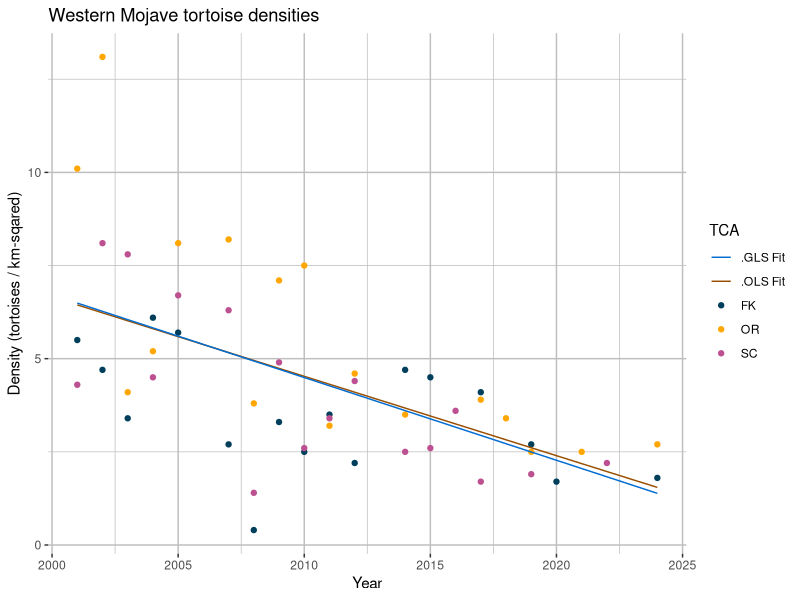
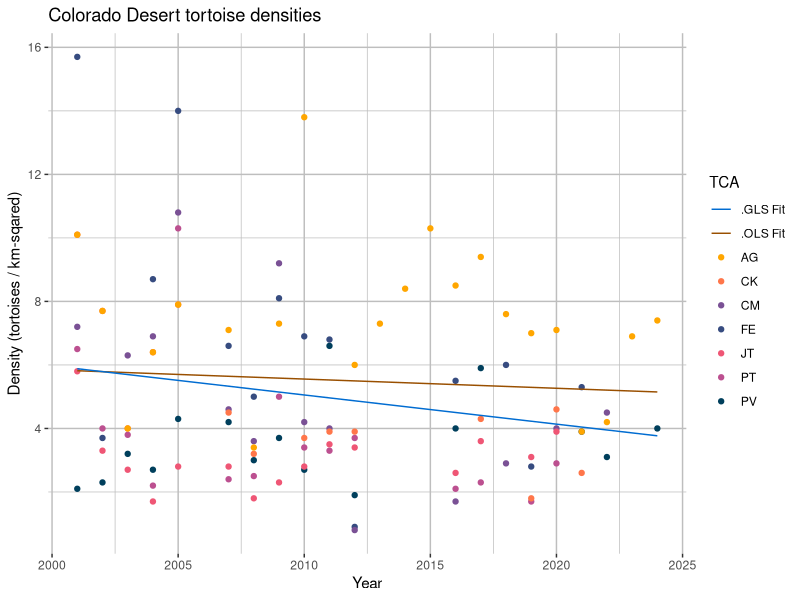
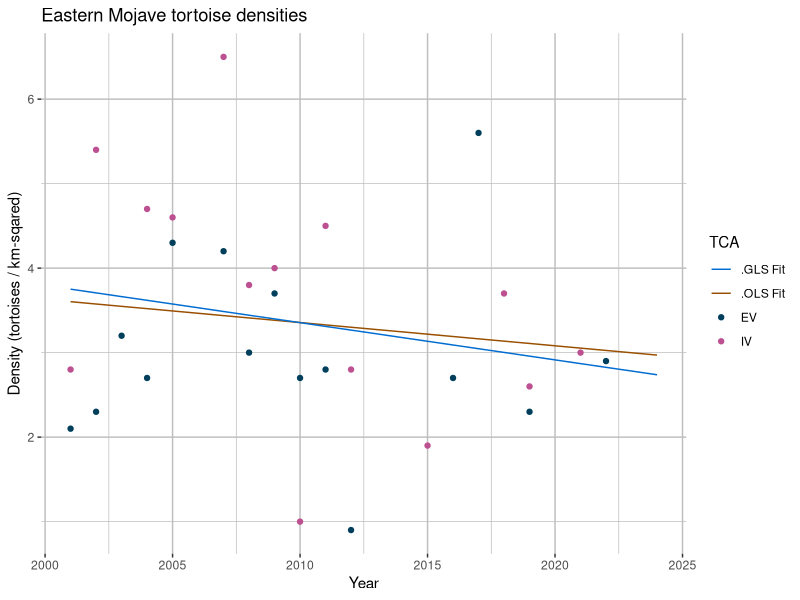
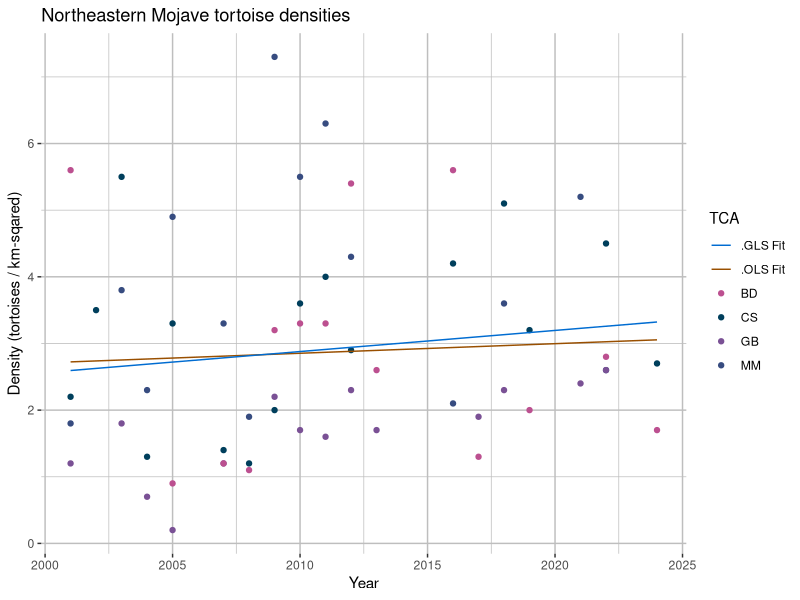

Generate these figures, in order, with R:
library(dplyr)
library(ggplot2)
library(nlme)

# Import tortoise data
df <- read.csv("./data/tortoise_densities.csv")
years <- df$year - 2000

# Log-transform densities
# df[2:dim(df)[2]] <- lapply(df[2:dim(df)[2]], log)

# Define RUs and TCAs, for my own reference
western_mojave <- c("FK", "SC", "OR")
colorado_desert <- c("PV", "FE", "CM", "PT", "JT", "CK", "AG")
eastern_mojave <- c("EV", "IV")
northeastern_mojave <- c("CS", "MM", "GB", "BD")

## Western Mojave

# Average densities
y_wm <- rowMeans(data.frame(df$FK, df$SC, df$OR), na.rm = TRUE)
ols_wm <- lm(y_wm ~ df$year)

# Isolate OLS fit
b_wm <- ols_wm$coefficients[1]
m_wm <- ols_wm$coefficients[2]
ols_wm_res <- data.frame(year = df$year, y = df$year * m_wm + b_wm)

# Create GLS dataframe
df_wm <- data.frame(
  y = df$FK,
  time = df$year - 2000,
  stratum = 1
) |> rbind(data.frame(
  y = df$SC,
  time = df$year - 2000,
  stratum = 2
)) |> rbind(data.frame(
  y = df$OR,
  time = df$year - 2000,
  stratum = 3
)) |> 
  group_by(time) |>
  arrange(.by_group = TRUE)

# Fit model
gls_wm <- gls(y ~ time + stratum + time * stratum,
              data = df_wm, na.action = na.omit)

# Extract OLS fit
gls_wm_res <- data.frame(
  year = df$year,
  y = gls_wm$coefficients[1] +
      gls_wm$coefficients[2] * years +
      gls_wm$coefficients[3] * (1 + 2 + 3) / 3 + # Population-averaged stratum effect
      gls_wm$coefficients[4] * (1 + 2 + 3) / 3 * years # Population-averaged stratum x time effect
)

# Plot fits
wm_fit_colors <- c("FK" = "#003f5c", "SC" = "#bc5090", "OR" = "#ffa600", ".OLS Fit" = "#994F00",
                   ".GLS Fit" = "#006CD1")
wm_fit_plot <- ggplot(df, aes(x = year)) +
  geom_point(aes(y = FK, color = "FK")) +
  geom_point(aes(y = SC, color = "SC")) +
  geom_point(aes(y = OR, color = "OR")) +
  geom_line(aes(y = y, color = ".OLS Fit"), data = ols_wm_res) +
  geom_line(aes(y = y, color = ".GLS Fit"), data = gls_wm_res) +
  scale_color_manual(values = wm_fit_colors, name  = "TCA") +
  theme(panel.background = element_rect(fill = "white"),
        panel.grid.major = element_line(color = "grey"),
        panel.grid.minor = element_line(color = "grey")) +
  xlab("Year") +
  ylab("Density (tortoises / km-sqared)") + 
  ggtitle("Western Mojave tortoise densities")
ggsave("./plots/tortoiseDensities/western_mojave_fit_nolog.png", wm_fit_plot)

## Colorado Desert

# Average densities
y_cd <- rowMeans(data.frame(df$PV, df$FE, df$CM, df$PT, df$JT, df$CK, df$AG), na.rm = TRUE)
ols_cd <- lm(y_cd ~ df$year)

# Isolate OLS fit
b_cd <- ols_cd$coefficients[1]
m_cd <- ols_cd$coefficients[2]
ols_cd_res <- data.frame(year = df$year, y = df$year * m_cd + b_cd)

# Create GLS dataframe
df_cd <- data.frame(
  y = df$PV,
  time = df$year - 2000,
  stratum = 1
) |> rbind(data.frame(
  y = df$FE,
  time = df$year - 2000,
  stratum = 2
)) |> rbind(data.frame(
  y = df$CM,
  time = df$year - 2000,
  stratum = 3
)) |> rbind(data.frame(
  y = df$PT,
  time = df$year - 2000,
  stratum = 4
)) |> rbind(data.frame(
  y = df$JT,
  time = df$year - 2000,
  stratum = 5
)) |> rbind(data.frame(
  y = df$CK,
  time = df$year - 2000,
  stratum = 6
)) |> rbind(data.frame(
  y = df$AG,
  time = df$year - 2000,
  stratum = 7
)) |> 
  group_by(time) |>
  arrange(.by_group = TRUE)

# Fit model
gls_cd <- gls(y ~ time + stratum + time * stratum,
              data = df_cd, na.action = na.omit)

# Extract OLS fit
gls_cd_res <- data.frame(
  year = df$year,
  y = gls_cd$coefficients[1] +
      gls_cd$coefficients[2] * years +
      gls_cd$coefficients[3] * (1 + 2 + 3 + 4 + 5 + 6 + 7) / 7 + # Population-averaged stratum effect
      gls_cd$coefficients[4] * (1 + 2 + 3 + 4 + 5 + 6 + 7) / 7 * years # Population-averaged stratum x time effect
)

# Plot fits
cd_fit_colors <- c("PV" = "#003f5c", "FE" = "#374c80", "CM" = "#7a5195", "PT" = "#bc5090", 
                   "JT" = "#ef5675", "CK" = "#ff764a", "AG" = "#ffa600", ".OLS Fit" = "#994F00", 
                   ".GLS Fit" = "#006CD1")
cd_fit_plot <- ggplot(df, aes(x = year)) +
  geom_point(aes(y = PV, color = "PV")) +
  geom_point(aes(y = FE, color = "FE")) +
  geom_point(aes(y = CM, color = "CM")) +
  geom_point(aes(y = PT, color = "PT")) +
  geom_point(aes(y = JT, color = "JT")) +
  geom_point(aes(y = CK, color = "CK")) +
  geom_point(aes(y = AG, color = "AG")) +
  geom_line(aes(y = y, color = ".OLS Fit"), data = ols_cd_res) +
  geom_line(aes(y = y, color = ".GLS Fit"), data = gls_cd_res) +
  scale_color_manual(values = cd_fit_colors, name  = "TCA") +
  theme(panel.background = element_rect(fill = "white"),
        panel.grid.major = element_line(color = "grey"),
        panel.grid.minor = element_line(color = "grey")) +
  xlab("Year") +
  ylab("Density (tortoises / km-sqared)") + 
  ggtitle("Colorado Desert tortoise densities")
ggsave("./plots/tortoiseDensities/colorado_desert_fit_nolog.png", cd_fit_plot)

## Eastern Mojave

# Average densities
y_em <- rowMeans(data.frame(df$EV, df$IV), na.rm = TRUE)
ols_em <- lm(y_em ~ df$year)

# Isolate OLS fit
b_em <- ols_em$coefficients[1]
m_em <- ols_em$coefficients[2]
ols_em_res <- data.frame(year = df$year, y = df$year * m_em + b_em)

# Create GLS dataframe
df_em <- data.frame(
  y = df$EV,
  time = df$year - 2000,
  stratum = 1
) |> rbind(data.frame(
  y = df$IV,
  time = df$year - 2000,
  stratum = 2
)) |> 
  group_by(time) |>
  arrange(.by_group = TRUE)

# Fit model
gls_em <- gls(y ~ time + stratum + time * stratum,
              data = df_em, na.action = na.omit)

# Extract OLS fit
gls_em_res <- data.frame(
  year = df$year,
  y = gls_em$coefficients[1] +
      gls_em$coefficients[2] * years +
      gls_em$coefficients[3] * (1 + 2) / 2 + # Population-averaged stratum effect
      gls_em$coefficients[4] * (1 + 2) / 2 * years # Population-averaged stratum x time effect
)

# Plot fits
em_fit_colors <- c("EV" = "#003f5c", "IV" = "#bc5090", ".OLS Fit" = "#994F00", ".GLS Fit" = "#006CD1")
em_fit_plot <- ggplot(df, aes(x = year)) +
  geom_point(aes(y = EV, color = "EV")) +
  geom_point(aes(y = IV, color = "IV")) +
  geom_line(aes(y = y, color = ".OLS Fit"), data = ols_em_res) +
  geom_line(aes(y = y, color = ".GLS Fit"), data = gls_em_res) +
  scale_color_manual(values = em_fit_colors, name  = "TCA") +
  theme(panel.background = element_rect(fill = "white"),
        panel.grid.major = element_line(color = "grey"),
        panel.grid.minor = element_line(color = "grey")) +
  xlab("Year") +
  ylab("Density (tortoises / km-sqared)") + 
  ggtitle("Eastern Mojave tortoise densities")
ggsave("./plots/tortoiseDensities/eastern_mojave_fit_nolog.png", em_fit_plot)

## Northeastern Mojave

# Average densities
y_nm <- rowMeans(data.frame(df$CS, df$MM, df$GB, df$BD), na.rm = TRUE)
ols_nm <- lm(y_nm ~ df$year)

# Isolate OLS fit
b_nm <- ols_nm$coefficients[1]
m_nm <- ols_nm$coefficients[2]
ols_nm_res <- data.frame(year = df$year, y = df$year * m_nm + b_nm)

# Create GLS dataframe
df_nm <- data.frame(
  y = df$CS,
  time = df$year - 2000,
  stratum = 1
) |> rbind(data.frame(
  y = df$MM,
  time = df$year - 2000,
  stratum = 2
)) |> rbind(data.frame(
  y = df$GB,
  time = df$year - 2000,
  stratum = 3
)) |> rbind(data.frame(
  y = df$BD,
  time = df$year - 2000,
  stratum = 4
)) |> 
  group_by(time) |>
  arrange(.by_group = TRUE)

# Fit model
gls_nm <- gls(y ~ time + stratum + time * stratum,
              data = df_nm, na.action = na.omit)

# Extract OLS fit
gls_nm_res <- data.frame(
  year = df$year,
  y = gls_nm$coefficients[1] +
      gls_nm$coefficients[2] * years +
      gls_nm$coefficients[3] * (1 + 2 + 3 + 4) / 4 + # Population-averaged stratum effect
      gls_nm$coefficients[4] * (1 + 2 + 3 + 4) / 4 * years # Population-averaged stratum x time effect
)

# Plot fits
nm_fit_colors <- c("CS" = "#003f5c", "MM" = "#374c80", "GB" = "#7a5195", "BD" = "#bc5090", 
                   ".OLS Fit" = "#994F00", ".GLS Fit" = "#006CD1")
nm_fit_plot <- ggplot(df, aes(x = year)) +
  geom_point(aes(y = CS, color = "CS")) +
  geom_point(aes(y = MM, color = "MM")) +
  geom_point(aes(y = GB, color = "GB")) +
  geom_point(aes(y = BD, color = "BD")) +
  geom_line(aes(y = y, color = ".OLS Fit"), data = ols_nm_res) +
  geom_line(aes(y = y, color = ".GLS Fit"), data = gls_nm_res) +
  scale_color_manual(values = nm_fit_colors, name  = "TCA") +
  theme(panel.background = element_rect(fill = "white"),
        panel.grid.major = element_line(color = "grey"),
        panel.grid.minor = element_line(color = "grey")) +
  xlab("Year") +
  ylab("Density (tortoises / km-sqared)") + 
  ggtitle("Northeastern Mojave tortoise densities")
ggsave("./plots/tortoiseDensities/northeastern_mojave_fit_nolog.png", nm_fit_plot)

# Clean up
rm(list=setdiff(ls(), "df"))
